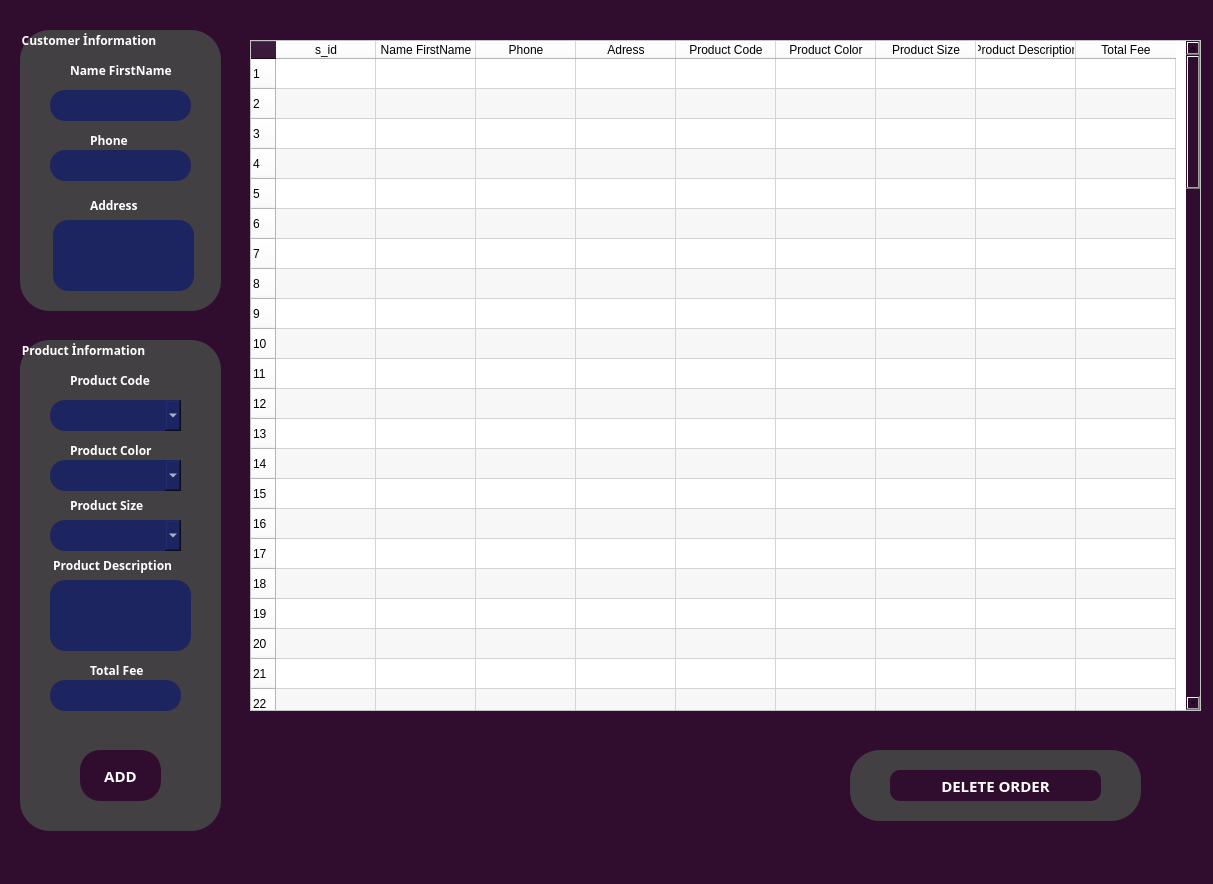
<?xml version="1.0" encoding="UTF-8"?>
<ui version="4.0">
 <class>MainWindow</class>
 <widget class="QMainWindow" name="MainWindow">
  <property name="geometry">
   <rect>
    <x>0</x>
    <y>0</y>
    <width>1213</width>
    <height>884</height>
   </rect>
  </property>
  <property name="windowTitle">
   <string>ORDER ADD</string>
  </property>
  <property name="styleSheet">
   <string notr="true">background-color: rgb(48, 13, 47);</string>
  </property>
  <widget class="QWidget" name="centralwidget">
   <widget class="QTableWidget" name="siparistablosu">
    <property name="geometry">
     <rect>
      <x>250</x>
      <y>40</y>
      <width>951</width>
      <height>671</height>
     </rect>
    </property>
    <property name="sizePolicy">
     <sizepolicy hsizetype="Preferred" vsizetype="Preferred">
      <horstretch>0</horstretch>
      <verstretch>0</verstretch>
     </sizepolicy>
    </property>
    <property name="maximumSize">
     <size>
      <width>16777215</width>
      <height>16777215</height>
     </size>
    </property>
    <property name="styleSheet">
     <string notr="true">background-color: rgb(255, 255, 255);</string>
    </property>
    <property name="alternatingRowColors">
     <bool>true</bool>
    </property>
    <property name="rowCount">
     <number>100</number>
    </property>
    <property name="columnCount">
     <number>9</number>
    </property>
    <row/>
    <row/>
    <row/>
    <row/>
    <row/>
    <row/>
    <row/>
    <row/>
    <row/>
    <row/>
    <row/>
    <row/>
    <row/>
    <row/>
    <row/>
    <row/>
    <row/>
    <row/>
    <row/>
    <row/>
    <row/>
    <row/>
    <row/>
    <row/>
    <row/>
    <row/>
    <row/>
    <row/>
    <row/>
    <row/>
    <row/>
    <row/>
    <row/>
    <row/>
    <row/>
    <row/>
    <row/>
    <row/>
    <row/>
    <row/>
    <row/>
    <row/>
    <row/>
    <row/>
    <row/>
    <row/>
    <row/>
    <row/>
    <row/>
    <row/>
    <row/>
    <row/>
    <row/>
    <row/>
    <row/>
    <row/>
    <row/>
    <row/>
    <row/>
    <row/>
    <row/>
    <row/>
    <row/>
    <row/>
    <row/>
    <row/>
    <row/>
    <row/>
    <row/>
    <row/>
    <row/>
    <row/>
    <row/>
    <row/>
    <row/>
    <row/>
    <row/>
    <row/>
    <row/>
    <row/>
    <row/>
    <row/>
    <row/>
    <row/>
    <row/>
    <row/>
    <row/>
    <row/>
    <row/>
    <row/>
    <row/>
    <row/>
    <row/>
    <row/>
    <row/>
    <row/>
    <row/>
    <row/>
    <row/>
    <row/>
    <column>
     <property name="text">
      <string>s_id</string>
     </property>
    </column>
    <column>
     <property name="text">
      <string>Name FirstName</string>
     </property>
    </column>
    <column>
     <property name="text">
      <string>Phone</string>
     </property>
    </column>
    <column>
     <property name="text">
      <string>Adress</string>
     </property>
    </column>
    <column>
     <property name="text">
      <string>Product Code</string>
     </property>
    </column>
    <column>
     <property name="text">
      <string>Product Color</string>
     </property>
    </column>
    <column>
     <property name="text">
      <string>Product Size</string>
     </property>
    </column>
    <column>
     <property name="text">
      <string>Product Description</string>
     </property>
    </column>
    <column>
     <property name="text">
      <string>Total Fee</string>
     </property>
    </column>
   </widget>
   <widget class="QGroupBox" name="groupBox_2">
    <property name="geometry">
     <rect>
      <x>20</x>
      <y>30</y>
      <width>201</width>
      <height>281</height>
     </rect>
    </property>
    <property name="font">
     <font>
      <family>Segoe Print</family>
      <weight>75</weight>
      <bold>true</bold>
     </font>
    </property>
    <property name="styleSheet">
     <string notr="true">background-color:rgb(66, 64, 66);border-radius:30px;
color:white;</string>
    </property>
    <property name="title">
     <string>Customer İnformation</string>
    </property>
    <widget class="QLineEdit" name="lnadsoyad">
     <property name="geometry">
      <rect>
       <x>30</x>
       <y>60</y>
       <width>141</width>
       <height>31</height>
      </rect>
     </property>
     <property name="styleSheet">
      <string notr="true">background-color:rgb(29,37,97);border:none;border-radius:15px;color:white;padding-left:10px;padding-right:10px;
</string>
     </property>
     <property name="text">
      <string/>
     </property>
    </widget>
    <widget class="QLabel" name="label_5">
     <property name="geometry">
      <rect>
       <x>50</x>
       <y>30</y>
       <width>111</width>
       <height>21</height>
      </rect>
     </property>
     <property name="font">
      <font>
       <family>Segoe Script</family>
       <pointsize>9</pointsize>
       <weight>75</weight>
       <bold>true</bold>
      </font>
     </property>
     <property name="styleSheet">
      <string notr="true">color:white;
background-color:rgb(66, 64, 66);</string>
     </property>
     <property name="text">
      <string>Name FirstName</string>
     </property>
    </widget>
    <widget class="QLabel" name="label_6">
     <property name="geometry">
      <rect>
       <x>70</x>
       <y>100</y>
       <width>71</width>
       <height>21</height>
      </rect>
     </property>
     <property name="font">
      <font>
       <family>Segoe Script</family>
       <pointsize>9</pointsize>
       <weight>75</weight>
       <bold>true</bold>
      </font>
     </property>
     <property name="styleSheet">
      <string notr="true">color:white;
background-color:rgb(66, 64, 66);</string>
     </property>
     <property name="text">
      <string>Phone</string>
     </property>
    </widget>
    <widget class="QLineEdit" name="lntlf">
     <property name="geometry">
      <rect>
       <x>30</x>
       <y>120</y>
       <width>141</width>
       <height>31</height>
      </rect>
     </property>
     <property name="styleSheet">
      <string notr="true">background-color:rgb(29,37,97);border:none;border-radius:15px;color:white;padding-left:10px;padding-right:10px;
</string>
     </property>
     <property name="text">
      <string/>
     </property>
    </widget>
    <widget class="QLabel" name="label_13">
     <property name="geometry">
      <rect>
       <x>70</x>
       <y>160</y>
       <width>51</width>
       <height>31</height>
      </rect>
     </property>
     <property name="font">
      <font>
       <family>Segoe Script</family>
       <pointsize>9</pointsize>
       <weight>75</weight>
       <bold>true</bold>
      </font>
     </property>
     <property name="styleSheet">
      <string notr="true">color:white;
background-color:rgb(66, 64, 66);</string>
     </property>
     <property name="text">
      <string>Address</string>
     </property>
    </widget>
    <widget class="QTextEdit" name="textEditAdress">
     <property name="geometry">
      <rect>
       <x>33</x>
       <y>190</y>
       <width>141</width>
       <height>71</height>
      </rect>
     </property>
     <property name="styleSheet">
      <string notr="true">background-color:rgb(29,37,97);border:none;border-radius:15px;color:white;padding-left:10px;padding-right:10px;
</string>
     </property>
    </widget>
   </widget>
   <widget class="QGroupBox" name="groupBox_3">
    <property name="geometry">
     <rect>
      <x>850</x>
      <y>750</y>
      <width>291</width>
      <height>71</height>
     </rect>
    </property>
    <property name="styleSheet">
     <string notr="true">background-color:rgb(66, 64, 66);border-radius:30px</string>
    </property>
    <property name="title">
     <string/>
    </property>
    <widget class="QPushButton" name="pBsiparisSIL">
     <property name="geometry">
      <rect>
       <x>40</x>
       <y>20</y>
       <width>211</width>
       <height>31</height>
      </rect>
     </property>
     <property name="font">
      <font>
       <family>Segoe Print</family>
       <pointsize>11</pointsize>
       <weight>75</weight>
       <bold>true</bold>
      </font>
     </property>
     <property name="styleSheet">
      <string notr="true">QPushButton{color:white;border:none;border-radius:10px;}
QPushButton{background-color: rgb(48, 13, 47);}
QPushButton::hover{background-color:black;}</string>
     </property>
     <property name="text">
      <string>DELETE ORDER</string>
     </property>
    </widget>
   </widget>
   <widget class="QGroupBox" name="groupBox_4">
    <property name="geometry">
     <rect>
      <x>20</x>
      <y>340</y>
      <width>201</width>
      <height>491</height>
     </rect>
    </property>
    <property name="font">
     <font>
      <family>Segoe Print</family>
      <weight>75</weight>
      <bold>true</bold>
     </font>
    </property>
    <property name="styleSheet">
     <string notr="true">background-color:rgb(66, 64, 66);border-radius:30px;
color:white;</string>
    </property>
    <property name="title">
     <string>Product İnformation</string>
    </property>
    <widget class="QLabel" name="label_7">
     <property name="geometry">
      <rect>
       <x>50</x>
       <y>30</y>
       <width>111</width>
       <height>21</height>
      </rect>
     </property>
     <property name="font">
      <font>
       <family>Segoe Script</family>
       <pointsize>9</pointsize>
       <weight>75</weight>
       <bold>true</bold>
      </font>
     </property>
     <property name="styleSheet">
      <string notr="true">color:white;
background-color:rgb(66, 64, 66);</string>
     </property>
     <property name="text">
      <string>Product Code</string>
     </property>
    </widget>
    <widget class="QLabel" name="label_8">
     <property name="geometry">
      <rect>
       <x>50</x>
       <y>100</y>
       <width>91</width>
       <height>21</height>
      </rect>
     </property>
     <property name="font">
      <font>
       <family>Segoe Script</family>
       <pointsize>9</pointsize>
       <weight>75</weight>
       <bold>true</bold>
      </font>
     </property>
     <property name="styleSheet">
      <string notr="true">color:white;
background-color:rgb(66, 64, 66);</string>
     </property>
     <property name="text">
      <string>Product Color</string>
     </property>
    </widget>
    <widget class="QLabel" name="label_15">
     <property name="geometry">
      <rect>
       <x>50</x>
       <y>150</y>
       <width>81</width>
       <height>31</height>
      </rect>
     </property>
     <property name="font">
      <font>
       <family>Segoe Script</family>
       <pointsize>9</pointsize>
       <weight>75</weight>
       <bold>true</bold>
      </font>
     </property>
     <property name="styleSheet">
      <string notr="true">color:white;
background-color:rgb(66, 64, 66);</string>
     </property>
     <property name="text">
      <string>Product Size</string>
     </property>
    </widget>
    <widget class="QLabel" name="label_16">
     <property name="geometry">
      <rect>
       <x>30</x>
       <y>210</y>
       <width>141</width>
       <height>31</height>
      </rect>
     </property>
     <property name="font">
      <font>
       <family>Segoe Script</family>
       <pointsize>9</pointsize>
       <weight>75</weight>
       <bold>true</bold>
      </font>
     </property>
     <property name="styleSheet">
      <string notr="true">color:white;
background-color:rgb(66, 64, 66);</string>
     </property>
     <property name="text">
      <string> Product Description</string>
     </property>
    </widget>
    <widget class="QLabel" name="label_9">
     <property name="geometry">
      <rect>
       <x>70</x>
       <y>320</y>
       <width>71</width>
       <height>21</height>
      </rect>
     </property>
     <property name="font">
      <font>
       <family>Segoe Script</family>
       <pointsize>9</pointsize>
       <weight>75</weight>
       <bold>true</bold>
      </font>
     </property>
     <property name="styleSheet">
      <string notr="true">color:white;
background-color:rgb(66, 64, 66);</string>
     </property>
     <property name="text">
      <string>Total Fee</string>
     </property>
    </widget>
    <widget class="QLineEdit" name="lnSiparisSayi">
     <property name="geometry">
      <rect>
       <x>30</x>
       <y>340</y>
       <width>131</width>
       <height>31</height>
      </rect>
     </property>
     <property name="styleSheet">
      <string notr="true">background-color:rgb(29,37,97);border:none;border-radius:15px;color:white;padding-left:10px;padding-right:10px;
</string>
     </property>
     <property name="text">
      <string/>
     </property>
    </widget>
    <widget class="QComboBox" name="cmSiparisRenk">
     <property name="geometry">
      <rect>
       <x>30</x>
       <y>120</y>
       <width>131</width>
       <height>31</height>
      </rect>
     </property>
     <property name="styleSheet">
      <string notr="true">background-color:rgb(29,37,97);border:none;border-radius:15px;color:white;padding-left:10px;padding-right:10px;</string>
     </property>
     <property name="currentIndex">
      <number>-1</number>
     </property>
     <item>
      <property name="text">
       <string>Mix White Tik</string>
      </property>
     </item>
     <item>
      <property name="text">
       <string>White Tik</string>
      </property>
     </item>
     <item>
      <property name="text">
       <string>Mix Argento</string>
      </property>
     </item>
     <item>
      <property name="text">
       <string>Argento</string>
      </property>
     </item>
     <item>
      <property name="text">
       <string>Light Oak</string>
      </property>
     </item>
     <item>
      <property name="text">
       <string>Textured White</string>
      </property>
     </item>
     <item>
      <property name="text">
       <string>Oregon Walnut</string>
      </property>
     </item>
     <item>
      <property name="text">
       <string>Drak Walnut</string>
      </property>
     </item>
     <item>
      <property name="text">
       <string>Maple</string>
      </property>
     </item>
    </widget>
    <widget class="QComboBox" name="cmSiparisolcu">
     <property name="geometry">
      <rect>
       <x>30</x>
       <y>180</y>
       <width>131</width>
       <height>31</height>
      </rect>
     </property>
     <property name="styleSheet">
      <string notr="true">background-color:rgb(29,37,97);border:none;border-radius:15px;color:white;padding-left:10px;padding-right:10px;</string>
     </property>
     <property name="currentIndex">
      <number>-1</number>
     </property>
     <item>
      <property name="text">
       <string>90</string>
      </property>
     </item>
     <item>
      <property name="text">
       <string>80</string>
      </property>
     </item>
     <item>
      <property name="text">
       <string>70</string>
      </property>
     </item>
    </widget>
    <widget class="QComboBox" name="cmSipariskod">
     <property name="geometry">
      <rect>
       <x>30</x>
       <y>60</y>
       <width>131</width>
       <height>31</height>
      </rect>
     </property>
     <property name="styleSheet">
      <string notr="true">background-color:rgb(29,37,97);border:none;border-radius:15px;color:white;padding-left:10px;padding-right:10px;</string>
     </property>
     <property name="currentIndex">
      <number>-1</number>
     </property>
     <item>
      <property name="text">
       <string>300</string>
      </property>
     </item>
     <item>
      <property name="text">
       <string>301</string>
      </property>
     </item>
     <item>
      <property name="text">
       <string>302</string>
      </property>
     </item>
     <item>
      <property name="text">
       <string>303</string>
      </property>
     </item>
     <item>
      <property name="text">
       <string>304</string>
      </property>
     </item>
     <item>
      <property name="text">
       <string>305</string>
      </property>
     </item>
     <item>
      <property name="text">
       <string>306</string>
      </property>
     </item>
     <item>
      <property name="text">
       <string>307</string>
      </property>
     </item>
     <item>
      <property name="text">
       <string>308</string>
      </property>
     </item>
     <item>
      <property name="text">
       <string>309</string>
      </property>
     </item>
     <item>
      <property name="text">
       <string>310</string>
      </property>
     </item>
     <item>
      <property name="text">
       <string>311</string>
      </property>
     </item>
     <item>
      <property name="text">
       <string>312</string>
      </property>
     </item>
     <item>
      <property name="text">
       <string>313</string>
      </property>
     </item>
     <item>
      <property name="text">
       <string>314</string>
      </property>
     </item>
    </widget>
    <widget class="QPushButton" name="pBEkle">
     <property name="geometry">
      <rect>
       <x>60</x>
       <y>410</y>
       <width>81</width>
       <height>51</height>
      </rect>
     </property>
     <property name="font">
      <font>
       <family>Segoe Print</family>
       <pointsize>11</pointsize>
       <weight>75</weight>
       <bold>true</bold>
      </font>
     </property>
     <property name="styleSheet">
      <string notr="true">QPushButton{color:white;border:none;border-radius:20px;}
QPushButton{background-color: rgb(48, 13, 47);}
QPushButton::hover{background-color:black;}</string>
     </property>
     <property name="text">
      <string>ADD</string>
     </property>
    </widget>
    <widget class="QTextEdit" name="textEditS_aciklama">
     <property name="geometry">
      <rect>
       <x>30</x>
       <y>240</y>
       <width>141</width>
       <height>71</height>
      </rect>
     </property>
     <property name="styleSheet">
      <string notr="true">background-color:rgb(29,37,97);border:none;border-radius:15px;color:white;padding-left:10px;padding-right:10px;
</string>
     </property>
    </widget>
   </widget>
  </widget>
  <widget class="QMenuBar" name="menubar">
   <property name="geometry">
    <rect>
     <x>0</x>
     <y>0</y>
     <width>1213</width>
     <height>21</height>
    </rect>
   </property>
  </widget>
  <widget class="QStatusBar" name="statusbar"/>
 </widget>
 <resources/>
 <connections/>
</ui>
